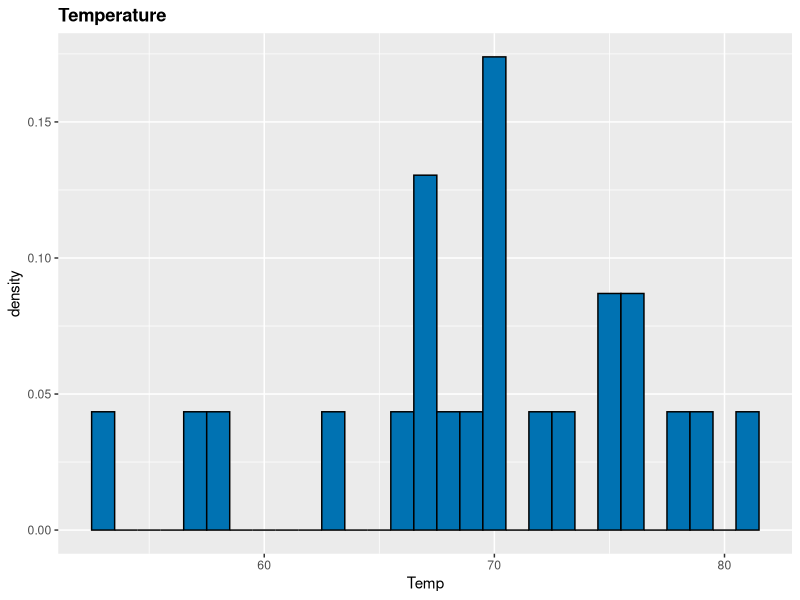
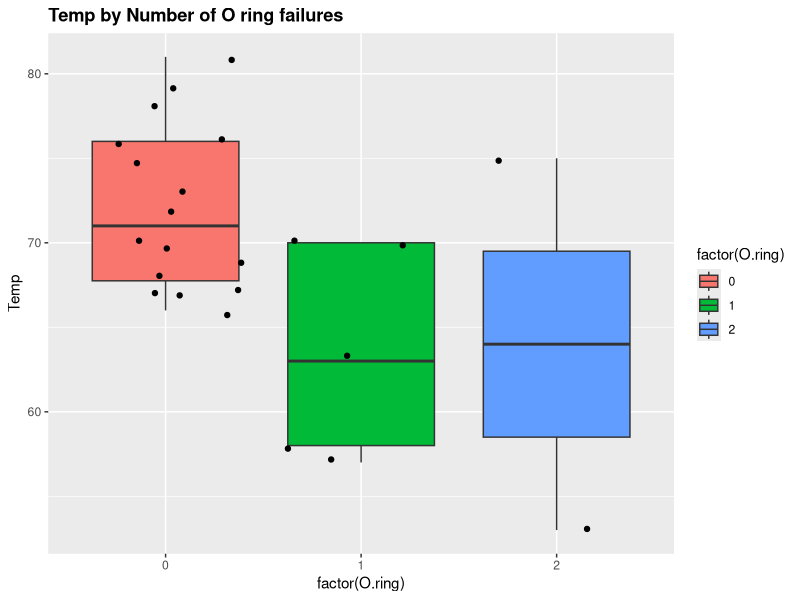
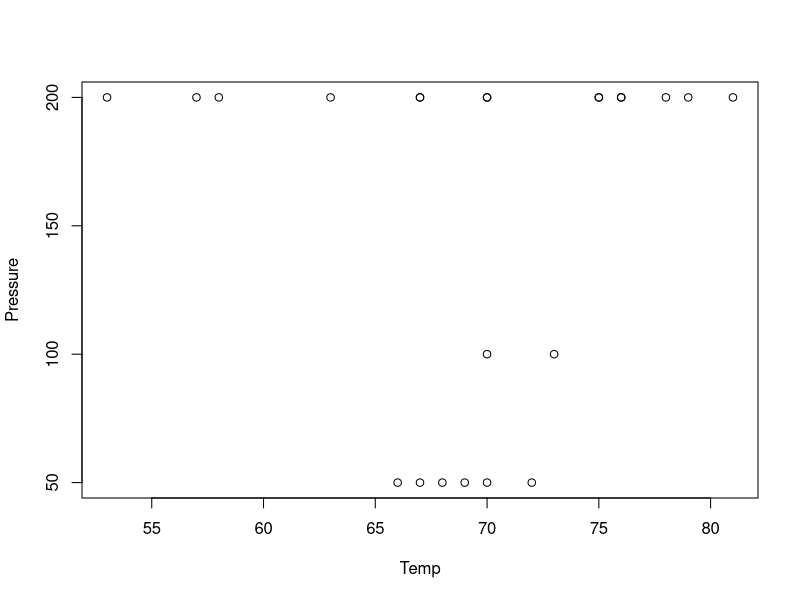
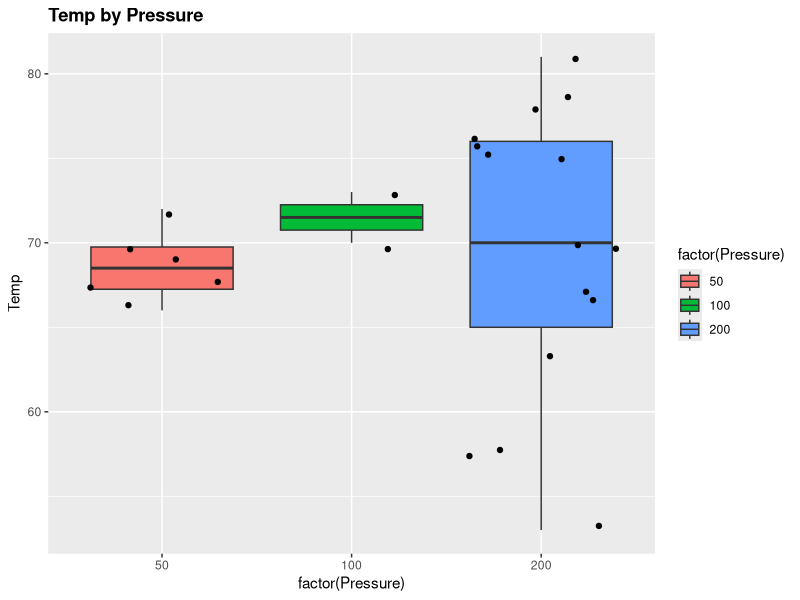
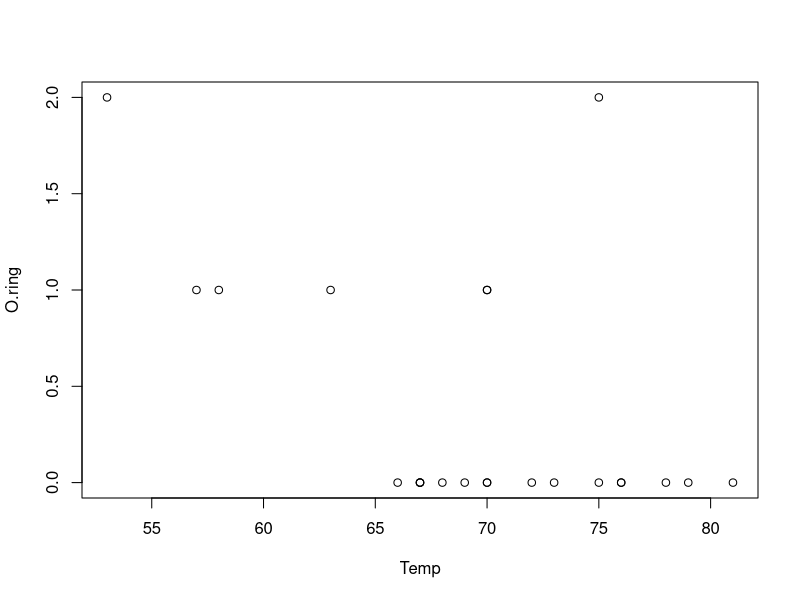
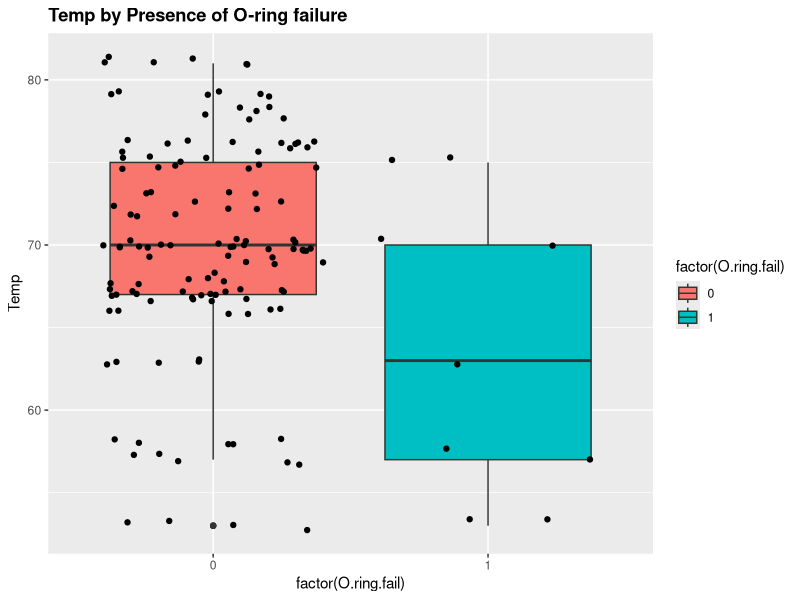

Write R code to recreate these figures, in order.
## ---- chunk 1
knitr::opts_chunk$set(echo = TRUE)
## ---- chunk 2
library(car)
library(dplyr)
library(Hmisc)
library(ggplot2)


## ---- chunk 3
df <- read.table(file = "challenger.csv", header = TRUE, sep = ",")
df
## ---- chunk 4
describe(df)

## ---- chunk 5
ggplot(df, aes(x = Temp)) +
  geom_histogram(aes(y = ..density..), binwidth = 1, fill="#0072B2", colour="black") +
  ggtitle("Temperature") + 
  theme(plot.title = element_text(lineheight=1, face="bold"))

## ---- chunk 6

ggplot(df, aes(factor(O.ring), Temp)) +  
  geom_boxplot(aes(fill = factor(O.ring))) + 
  geom_jitter() +
  ggtitle("Temp by Number of O ring failures") + 
  theme(plot.title = element_text(lineheight=1, face="bold")) 

## ---- chunk 7
plot(Pressure ~ Temp, data = df)
## ---- chunk 8

ggplot(df, aes(factor(Pressure), Temp)) +  
  geom_boxplot(aes(fill = factor(Pressure))) + 
  geom_jitter() +
  ggtitle("Temp by Pressure") + 
  theme(plot.title = element_text(lineheight=1, face="bold")) 

## ---- chunk 9
plot(O.ring ~ Temp, data = df)
## ---- chunk 10
#create a new dataframe that treats each o-ring independently
df2 <- data.frame(expand.grid(Flight = seq(1, 23, 1), O.ring.label = seq(1, 6, 1), Temp = 0, 
                   Pressure = 0, O.ring.fail = 0))
rownames(df2) <- paste(df2$Flight, df2$O.ring.label) #flight + o ring #

for(row in rownames(df2)){
  fl <- df2[row, ]$Flight
  
  df2[row, ]$Temp <- df[df$Flight == fl, ]$Temp # set Temp
  df2[row, ]$Pressure <- df[df$Flight == fl, ]$Pressure # set Pressure
  df2[row, ]$O.ring.fail <- ifelse(df2[row, ]$O.ring.label <= 
                                     df[df$Flight == fl, ]$O.ring, 1, 0)  # set O.ring.fail
  
}

df2

## ---- chunk 11

ggplot(df2, aes(factor(O.ring.fail), Temp)) +  
  geom_boxplot(aes(fill = factor(O.ring.fail))) + 
  geom_jitter() +
  ggtitle("Temp by Presence of O-ring failure") + 
  theme(plot.title = element_text(lineheight=1, face="bold")) 

## ---- chunk 12
model1.binom <- glm(O.ring/Number ~ Temp + Pressure, data = df, family = binomial,weights=Number)
model1.bern <- glm(O.ring.fail ~ Temp + Pressure, data = df2, family = binomial)
summary(model1.binom)
summary(model1.bern)
## ---- chunk 13
model1 <- glm(O.ring/Number ~ Temp + Pressure, data = df, family = binomial,weights=Number)
summary(model1)
## ---- chunk 14
ha <- model1
h0 <- glm(O.ring/Number ~ Pressure, data = df, family = binomial, weights = Number)
anova(h0, ha, test = "Chisq")
h0 <- glm(O.ring/Number ~ Temp, data = df, family = binomial, weights = Number)
anova(h0, ha, test = "Chisq")
## ---- chunk 15
model2 <- h0
summary(model2)
## ---- chunk 16
model3 <- glm(O.ring/Number ~ Temp + I(Temp^2), data = df, family = binomial, weights = Number)
summary(model3)
ha <- model3
anova(h0, ha, test = "Chisq")
